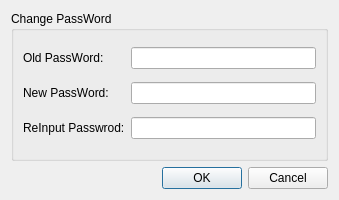
<?xml version="1.0" encoding="UTF-8"?>
<ui version="4.0">
 <class>ChangePwdDialog</class>
 <widget class="QDialog" name="ChangePwdDialog">
  <property name="geometry">
   <rect>
    <x>0</x>
    <y>0</y>
    <width>339</width>
    <height>197</height>
   </rect>
  </property>
  <property name="windowTitle">
   <string>Data Import</string>
  </property>
  <layout class="QVBoxLayout" name="verticalLayout">
   <item>
    <widget class="QGroupBox" name="groupBox">
     <property name="minimumSize">
      <size>
       <width>0</width>
       <height>150</height>
      </size>
     </property>
     <property name="maximumSize">
      <size>
       <width>500</width>
       <height>150</height>
      </size>
     </property>
     <property name="title">
      <string>Change PassWord</string>
     </property>
     <property name="alignment">
      <set>Qt::AlignLeading|Qt::AlignLeft|Qt::AlignTop</set>
     </property>
     <layout class="QGridLayout" name="gridLayout_2">
      <item row="0" column="1">
       <widget class="QLineEdit" name="oldpwd">
        <property name="toolTip">
         <string>eg: *.doc,*.pdf</string>
        </property>
        <property name="maxLength">
         <number>10</number>
        </property>
        <property name="echoMode">
         <enum>QLineEdit::Password</enum>
        </property>
       </widget>
      </item>
      <item row="0" column="0">
       <widget class="QLabel" name="label">
        <property name="text">
         <string>Old PassWord:</string>
        </property>
       </widget>
      </item>
      <item row="1" column="0">
       <widget class="QLabel" name="label_2">
        <property name="text">
         <string>New PassWord: </string>
        </property>
       </widget>
      </item>
      <item row="2" column="0">
       <widget class="QLabel" name="label_3">
        <property name="text">
         <string>ReInput Passwrod:</string>
        </property>
       </widget>
      </item>
      <item row="2" column="1">
       <widget class="QLineEdit" name="renewpwd">
        <property name="maxLength">
         <number>10</number>
        </property>
        <property name="echoMode">
         <enum>QLineEdit::Password</enum>
        </property>
       </widget>
      </item>
      <item row="1" column="1">
       <widget class="QLineEdit" name="newpwd">
        <property name="maxLength">
         <number>10</number>
        </property>
        <property name="echoMode">
         <enum>QLineEdit::Password</enum>
        </property>
       </widget>
      </item>
     </layout>
    </widget>
   </item>
   <item>
    <widget class="QDialogButtonBox" name="buttonBox">
     <property name="standardButtons">
      <set>QDialogButtonBox::Cancel|QDialogButtonBox::Ok</set>
     </property>
    </widget>
   </item>
  </layout>
 </widget>
 <resources/>
 <connections/>
</ui>
